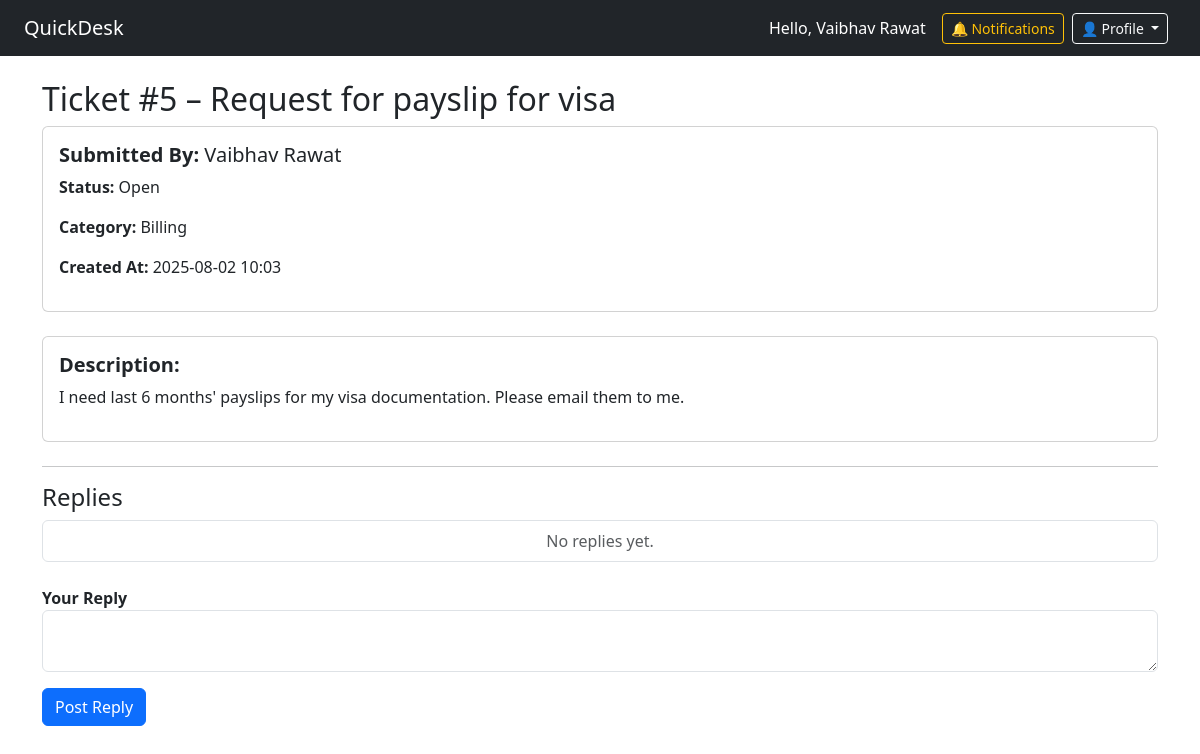
Page /ticket/5 (signed in) on the earlier database version.
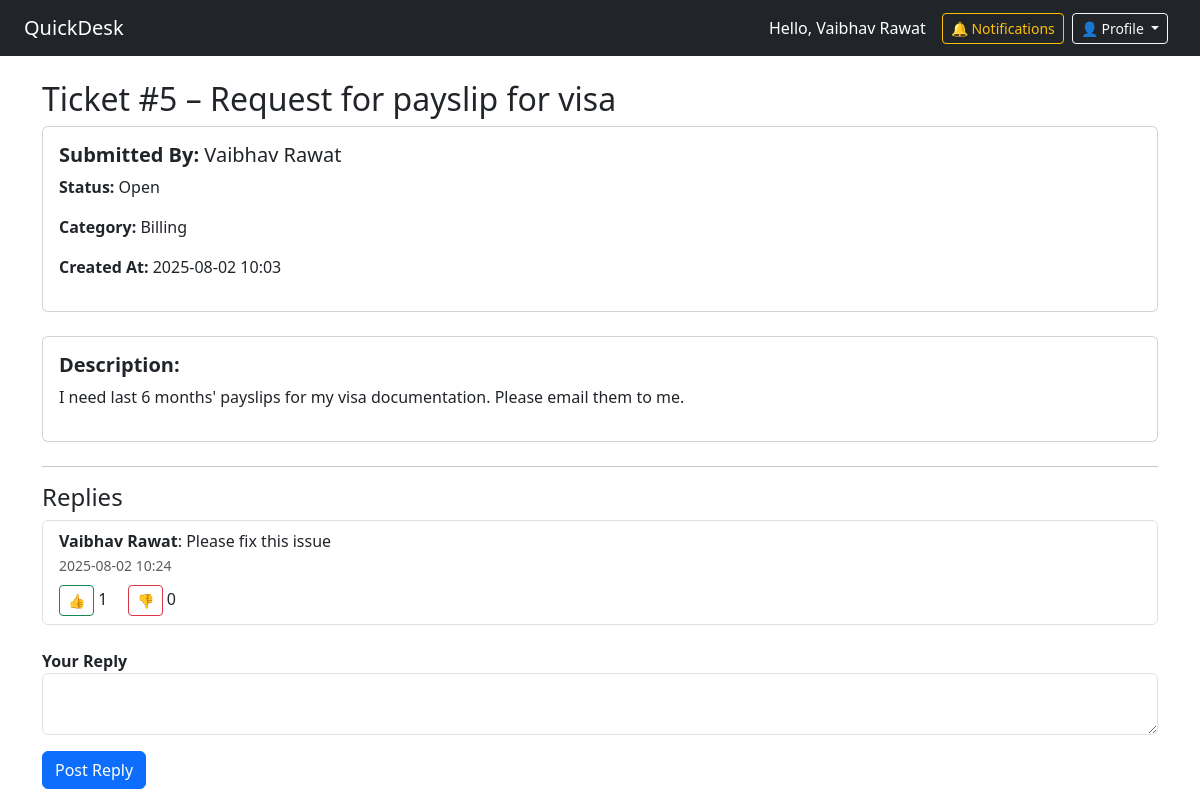
Same page on the later database version.
### app.py (models this page shows)
class TicketReply(db.Model):
    id = db.Column(db.Integer, primary_key=True)
    ticket_id = db.Column(db.Integer, db.ForeignKey('ticket.id'), nullable=False)
    user_id = db.Column(db.Integer, db.ForeignKey('user.id'), nullable=False)
    author_name = db.Column(db.String(150), nullable=False)  # ✅ store reply author name
    content = db.Column(db.Text, nullable=False)
    created_at = db.Column(db.DateTime, default=datetime.utcnow)
    votes = db.relationship('ReplyVote', backref='reply', lazy=True)

### app.py (the view, shortened to what this page needs)
@app.route('/ticket/<int:ticket_id>', methods=['GET', 'POST'])
@login_required
def ticket_detail(ticket_id):
    ticket = Ticket.query.get_or_404(ticket_id)
    replies = TicketReply.query.filter_by(ticket_id=ticket_id).order_by(TicketReply.created_at.asc()).all()
    return render_template('ticket_detail.html', ticket=ticket, replies=replies)

### app.py (called while the page is built)
@login_manager.user_loader
def load_user(user_id):
    return User.query.get(int(user_id))

### templates/ticket_detail.html (shortened to what this page needs)
{% extends 'base.html' %}
{% block content %}
<h2>Ticket #{{ ticket.id }} – {{ ticket.subject }}</h2>
<div class="card p-3 mb-4">
  <h5 class="mb-2"><strong>Submitted By:</strong> {{ ticket.user_name }}</h5>
  <p><strong>Status:</strong> {{ ticket.status }}</p>
  <p><strong>Category:</strong> {{ ticket.category }}</p>
  <p><strong>Created At:</strong> {{ ticket.created_at.strftime('%Y-%m-%d %H:%M') }}</p>
</div>
<div class="card p-3 mb-4">
  <h5><strong>Description:</strong></h5>
  <p>{{ ticket.description }}</p>
</div>
<hr>
<h4>Replies</h4>
<ul class="list-group mb-4">
  {% for reply in replies %}
    <li class="list-group-item">
      <strong>{{ reply.author_name }}</strong>: {{ reply.content }}<br>
      <small class="text-muted">{{ reply.created_at.strftime('%Y-%m-%d %H:%M') }}</small>
      <div class="mt-2">
        <form action="{{ url_for('vote_reply', reply_id=reply.id, vote_type='upvote') }}" method="post" style="display:inline;">
          <button class="btn btn-sm btn-outline-success" title="Upvote">👍</button>
        </form>
        <span class="me-3">{{ reply.votes | selectattr('vote_type', 'equalto', 'upvote') | list | length }}</span>
        <form action="{{ url_for('vote_reply', reply_id=reply.id, vote_type='downvote') }}" method="post" style="display:inline;">
          <button class="btn btn-sm btn-outline-danger" title="Downvote">👎</button>
        </form>
        <span>{{ reply.votes | selectattr('vote_type', 'equalto', 'downvote') | list | length }}</span>
      </div>
    </li>
  {% else %}
    <li class="list-group-item text-center text-muted">No replies yet.</li>
  {% endfor %}
</ul>
<form method="POST">
  <div class="mb-3">
    <label for="reply"><strong>Your Reply</strong></label>
    <textarea name="reply" class="form-control" id="reply" required></textarea>
  </div>
  <button type="submit" class="btn btn-primary">Post Reply</button>
</form>
{% endblock %}

Differences in the rows shown:
added TicketReply: author_name "Vaibhav Rawat", content "Please fix this issue", created_at "2025-08-02 10:24", votes|selectattr "1", votes|selectattr "0"
Other differences:
text no longer shown: "No replies yet."
